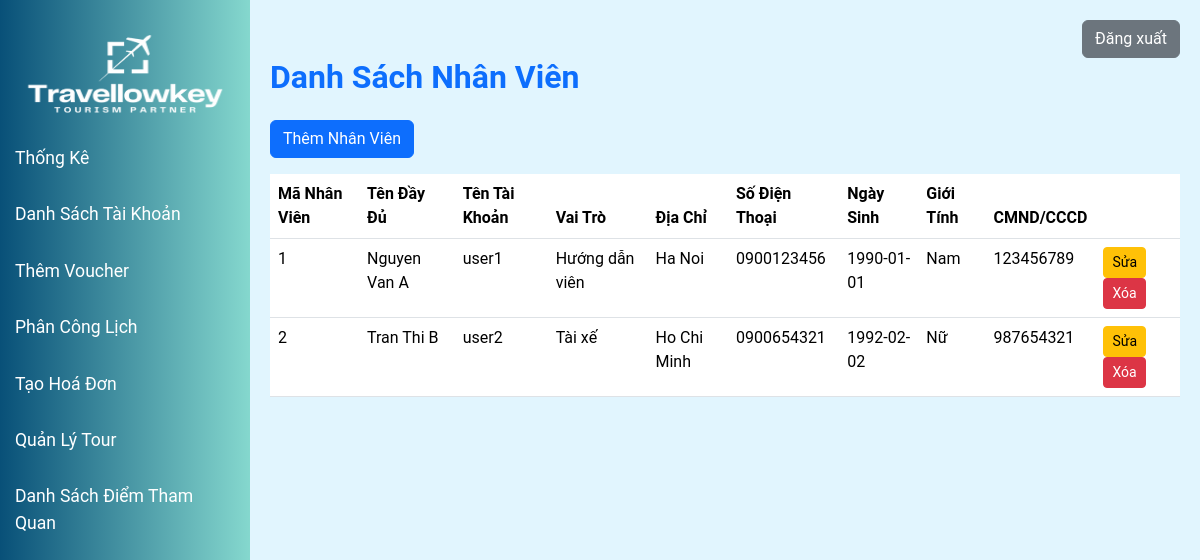
Screenshot of /modules/manager_home/manager_employee.php with the database file from the repository.
### tables this page shows
CREATE TABLE `employee` (
  `employeeCode` int(11) NOT NULL AUTO_INCREMENT,
  `role` varchar(50) DEFAULT NULL,
  `username` varchar(50) DEFAULT NULL,
  PRIMARY KEY (`employeeCode`),
  KEY `username` (`username`),
  CONSTRAINT `employee_ibfk_1` FOREIGN KEY (`username`) REFERENCES `users` (`username`)
);

CREATE TABLE `users` (
  `username` varchar(50) NOT NULL,
  `password` varchar(50) NOT NULL,
  `fullName` varchar(100) DEFAULT NULL,
  `address` varchar(200) DEFAULT NULL,
  `phone` varchar(15) DEFAULT NULL,
  `dob` date DEFAULT NULL,
  `gender` int(11) DEFAULT NULL,
  `identifyCard` varchar(20) DEFAULT NULL,
  PRIMARY KEY (`username`)
);

### models/mUsers.php (called while the page is built, shortened)
<?php
include_once("clsKetNoi.php");
class modelUser
{
    private $conn;
    function __construct()
    {
        $p = new clsKetNoi();
        $this->conn = $p->ketNoiDB();
    }
    public function getAllEmployees()
    {
        if ($this->conn) {
            $query = "SELECT employee.employeeCode, users.username, users.fullName, employee.role, users.address, users.phone, users.dob, users.gender, users.identifyCard
                      FROM employee
                      JOIN users ON employee.username = users.username";
            $result = $this->conn->query($query);
            $employees = [];
            while ($row = $result->fetch_assoc()) {
                $employees[] = $row;
            }
            return $employees;
        } else {
            return false;
        }
    }
}

### models/clsKetNoi.php (called while the page is built, shortened)
<?php
class clsKetNoi {
    function ketNoiDB() {
        $this->conn = new mysqli("localhost", "root", "", "ptud");
        return $this->conn;
    }
}
?>

### modules/manager_home/manager_employee.php (the view, shortened to what this page needs)
<?php
include_once("../../models/mUsers.php");
?>
<!DOCTYPE html>
<html lang="vi">
<head>
    <link rel="stylesheet" href="/Tour_management/asset/css/bootstrap.min.css">
    <link rel="stylesheet" href="/Tour_management/asset/css/manager_home.css">
</head>
<body>
    <div class="sidebar">
        <a href="/Tour_management/index.php" style="max-width: 100%;">
            <img id="logo" src="/Tour_management/asset/images/travellowkey_logo.png" alt="Logo">
        </a>
        <a href="/Tour_management/modules/manager_home/manager_home.php">Thống Kê</a>
        <a href="/Tour_management/modules/manager_home/manager_employee.php">Danh Sách Tài Khoản</a>
        <a href="/Tour_management/modules/manager_home/manager_voucher.php">Thêm Voucher</a>
        <a href="/Tour_management/modules/manager_home/assign.php">Phân Công Lịch</a>
        <a href="/Tour_management/modules/manager_home/manager_bill.php">Tạo Hoá Đơn</a>
        <a href="#">Quản Lý Tour</a>
        <a href="#">Danh Sách Điểm Tham Quan</a>
    </div>
    <div class="content">
        <div class="col">
            <div class="text-end">
                <form action="/Tour_management/index.php" method="POST">
                    <button type="submit" name="logout" class="btn btn-secondary">Đăng xuất</button>
                </form>
            </div>
        </div>
        <h2 class="text-primary fw-bold mb-4">Danh Sách Nhân Viên</h2>
        <button class="btn btn-primary mb-3" data-bs-toggle="modal" data-bs-target="#addEmployeeModal">Thêm Nhân Viên</button>
        <div class="row mb-4">
            <div class="col-md-12">
                <table class="table">
                    <thead>
                        <tr>
                            <th scope="col">Mã Nhân Viên</th>
                            <th scope="col">Tên Đầy Đủ</th>
                            <th scope="col">Tên Tài Khoản</th>
                            <th scope="col">Vai Trò</th>
                            <th scope="col">Địa Chỉ</th>
                            <th scope="col">Số Điện Thoại</th>
                            <th scope="col">Ngày Sinh</th>
                            <th scope="col">Giới Tính</th>
                            <th scope="col">CMND/CCCD</th>
                            <th scope="col"></th>
                        </tr>
                    </thead>
                    <tbody>
                        <?php
                        include_once("../../models/mUsers.php");
                        $userModel = new modelUser();
                        $employees = $userModel->getAllEmployees();
                        foreach ($employees as $employee) {
                            echo '<tr>';
                            echo '<td>' . $employee['employeeCode'] . '</td>';
                            echo '<td>' . $employee['fullName'] . '</td>';
                            echo '<td>' . $employee['username'] . '</td>';
                            echo '<td>' . $employee['role'] . '</td>';
                            echo '<td>' . $employee['address'] . '</td>';
                            echo '<td>' . $employee['phone'] . '</td>';
                            echo '<td>' . $employee['dob'] . '</td>';
                            echo '<td>' . ($employee['gender'] == 1 ? 'Nam' : 'Nữ') . '</td>';
                            echo '<td>' . $employee['identifyCard'] . '</td>';
                            echo '<td>
                                    <button class="btn btn-warning btn-sm edit-button" data-bs-toggle="modal" data-bs-target="#editEmployeeModal" data-username="' . $employee['username'] . '">Sửa</button>
                                    <button class="btn btn-danger btn-sm delete-button" data-username="' . $employee['username'] . '">Xóa</button>
                                  </td>';
                            echo '</tr>';
                        }
                        ?>
                    </tbody>
                </table>
            </div>
        </div>
    </div>
</body>
</html>

### asset/css/manager_home.css (style rules this page uses)
body { font-family: 'Roboto', sans-serif; background-color: #e0f7fa; margin: 0; height: 100vh; overflow: hidden; }
.sidebar { height: 100vh; background: linear-gradient(90deg, rgba(8,80,120,1) 0%, rgba(133,216,206,1) 100%) !important; padding-top: 20px; width: 250px; position: fixed; }
.sidebar a { font-size: 1.1rem; color: white; padding: 15px; text-decoration: none; display: block; }
.content { margin-left: 250px; padding: 20px; height: 100vh; overflow-y: auto; background-color: #e1f5fe; }
#logo { max-height: 10vh; width: 100%; display: block; margin: auto; }
.row { display: flex; justify-content: space-between; flex-wrap: wrap; }

### rows the page displays
employee: employeeCode "1", username.fullName "Nguyen Van A", username.username "user1", role "Hướng dẫn viên", username.address "Ha Noi", username.phone "0900123456", username.dob "1990-01-01", username.identifyCard "123456789"
employee: employeeCode "2", username.fullName "Tran Thi B", username.username "user2", role "Tài xế", username.address "Ho Chi Minh", username.phone "0900654321", username.dob "1992-02-02", shows "Nữ", username.identifyCard "987654321"
